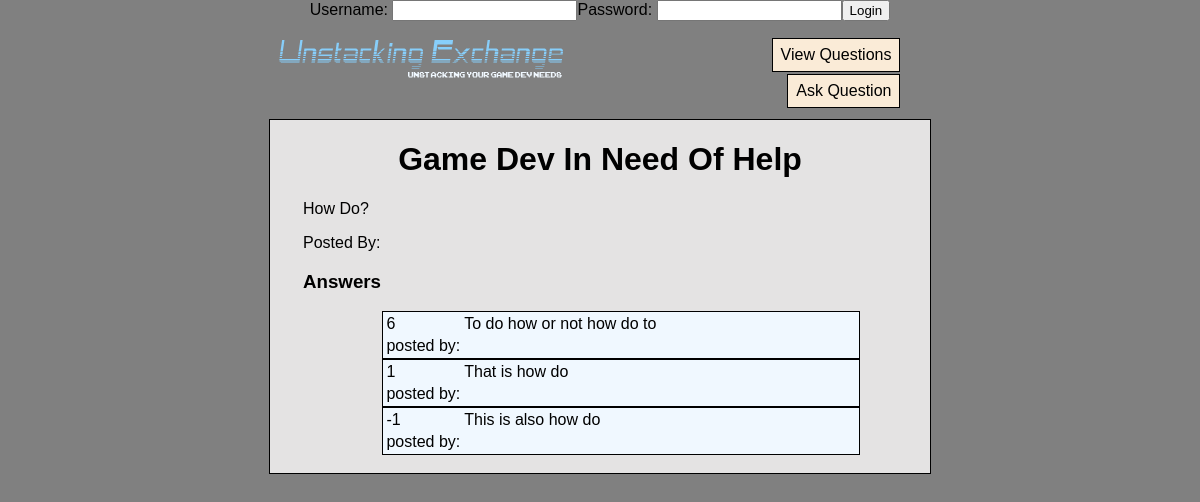
The app's page /QuestionView.php?id=1 with its own data.
### tables this page shows
CREATE TABLE `Questions` (
  `id` int(11) NOT NULL AUTO_INCREMENT,
  `questionScore` int(250) NOT NULL,
  `questionTitle` varchar(250) NOT NULL,
  `questionBody` varchar(250) NOT NULL,
  PRIMARY KEY (`id`)
);

CREATE TABLE `Answers` (
  `AnswerID` int(11) NOT NULL AUTO_INCREMENT,
  `questionID` int(250) NOT NULL,
  `answerScore` int(250) NOT NULL,
  `answerBody` varchar(250) NOT NULL,
  PRIMARY KEY (`AnswerID`)
);

### QuestionView.php (the view, shortened to what this page needs)
<?php
require('PHP/Connect.php');
?>
<!DOCTYPE html>
<html lang="en">
    <head>
        <link rel="stylesheet" type="text/css" href="CSS/stylesheet.css">
    </head>
    <body>
        <div id="Header">
            <?PHP
                    if (isset($_SESSION["USER"]))
                    {
                        echo "<form class=\"FormLogin\" action=\"PHP/Logout.php\" method=\"post\">";
                        echo "<b>Welcome: <a href=\"profile.php?id=\"".$_SESSION["USERID"]."\">".$_SESSION["USER"]."</a></b>";
                        echo "&nbsp&nbsp&nbsp";
                        echo "<input type=\"submit\" name=\"submit\" value=\"Logout\">";
                        echo "</form>";
                    }
                    else
                    {
                        echo "<form class=\"FormLogin\" action=\"PHP/Login.php\" method=\"post\">";
                        echo "Username: <input type=\"text\" name=\"LoginUsername\">";
                        echo "Password: <input type=\"password\" name=\"LoginPassword\">";
                        echo "<input type=\"submit\" name=\"submit\" value=\"Login\">";
                        echo "</form>";
                    }
                ?>
            <div class="Navigation">
                <h1>
                    <a href="index.php"><img src="images/Logo.png" class="logo"></a>
                </h1>
                <ul>
                    <li><a href="questions.php">View Questions</a></li>
                    <li><A href="ask.php">Ask Question</a></li>
                </ul>
            </div>
        </div>
        <div id="Container">
            <div id="Content">
                <?php
                    $sql = "SELECT * FROM Questions WHERE id='".$_GET["id"] . "'";
                    $sqlA = "SELECT * FROM Answers WHERE questionID='".$_GET["id"]."' ORDER BY answerScore DESC";
                    $result = mysqli_query($conn, $sql);
                    $resultA = mysqli_query($conn, $sqlA);
                    if (mysqli_num_rows($result) > 0)
                    {
                        while ($row = mysqli_fetch_assoc($result))
                        {
                            echo "<div id=\"QuestionTitle\">";
                            echo "<h1>" . $row["questionTitle"] . "</h1>";
                            echo "</div>";
                            echo "<div id=\"QuestionBody\">";
                            echo "<p>";
                            echo $row["questionBody"];
                            echo "</p>";
                            echo "Posted By: ";
                            echo "</div>";
                            echo "<div id=\"Answers\">";
                            echo "<h3>Answers</h3>";
                            echo "<ul>";
                            if (mysqli_num_rows($resultA) > 0)
                            {
                                while ($rowA = mysqli_fetch_assoc($resultA))
                                {
                                    if (isset($_SESSION["USER"]))
                                    {
                                        echo "<li><form action=\"\" method=\"post\"><input type=\"hidden\" name=\"likeIt\"><table>";
                                        echo "<tr><td><input type=\"submit\" name=\"Like\" value=\"I Like\"></td><td>".$rowA["answerBody"]."</td></tr>";
                                        echo "<tr><td><input type=\"submit\" name=\"upVote\" value=\"+\">&nbsp".$rowA["answerScore"]."&nbsp<input type=\"submit\" name=\"downVote\" value=\"-\">"
                                            ."</td><td> posted by: ".$rowA["answerPoster"]."</td></tr>";
                                        echo "</table></form></li>";
                                    }
                                    else
                                    {
                                        echo "<li><form><table>";
                                        echo "<tr><td>".$rowA["answerScore"]."</td><td>".$rowA["answerBody"]."</td></tr>";
                                        echo "<tr><td> posted by: ".$rowA["answerPoster"]."</td></tr>";
                                        echo "</table></form></li>";
                                    }
                                }
                            }
                            echo "<br />";
                        }
                    }
                    echo "</ul>";
                ?>
            </div>
        </div>
    </body>
</html>

### CSS/stylesheet.css (style rules this page uses)
body { background: Gray; margin: 0; padding: 0; text-align: center; color: #000000; font-family: Arial, Helvetica, sans-serif; font-size: 100%; }
#Container { width:55%; margin:10px auto; text-align: left; background-color: #E4E3E3; border: 1px solid #000000; }
#Content { width: 100%; height: 100%; overflow: hidden; }
.Navigation { width:55%; margin:auto; text-align: left; }
.Navigation h1 { display: inline-block; width: 60%; margin: 0; padding: 0; }
.logo { width: 300px; height: 75px; }
.Navigation ul { display: inline-block; width: 35%; text-align: right; margin: 0; padding: 0; }
.Navigation ul li { display: inline-block; border: 1px solid black; margin: 1px; background: #FAEBD7; }
.Navigation ul li a { display: block; text-decoration: none; text-align: center; padding: 7px 8px; color: black; }
#QuestionBody { margin: auto; width: 90%; }
#QuestionTitle { text-align: center; margin: auto; }
#Answers { width: 90%; margin: auto; }
#Answers ul { width: 80%; margin: auto; }
#Answers ul li { width: 100%; border: 1px solid black; background-color: #F0F8FF; display: block; }

### records on screen
questions: questionTitle "Game Dev In Need Of Help", questionBody "How Do?"
answers: answerScore "6", answerBody "To do how or not how do to"
answers: answerScore "1", answerBody "That is how do"
answers: answerScore "-1", answerBody "This is also how do"
